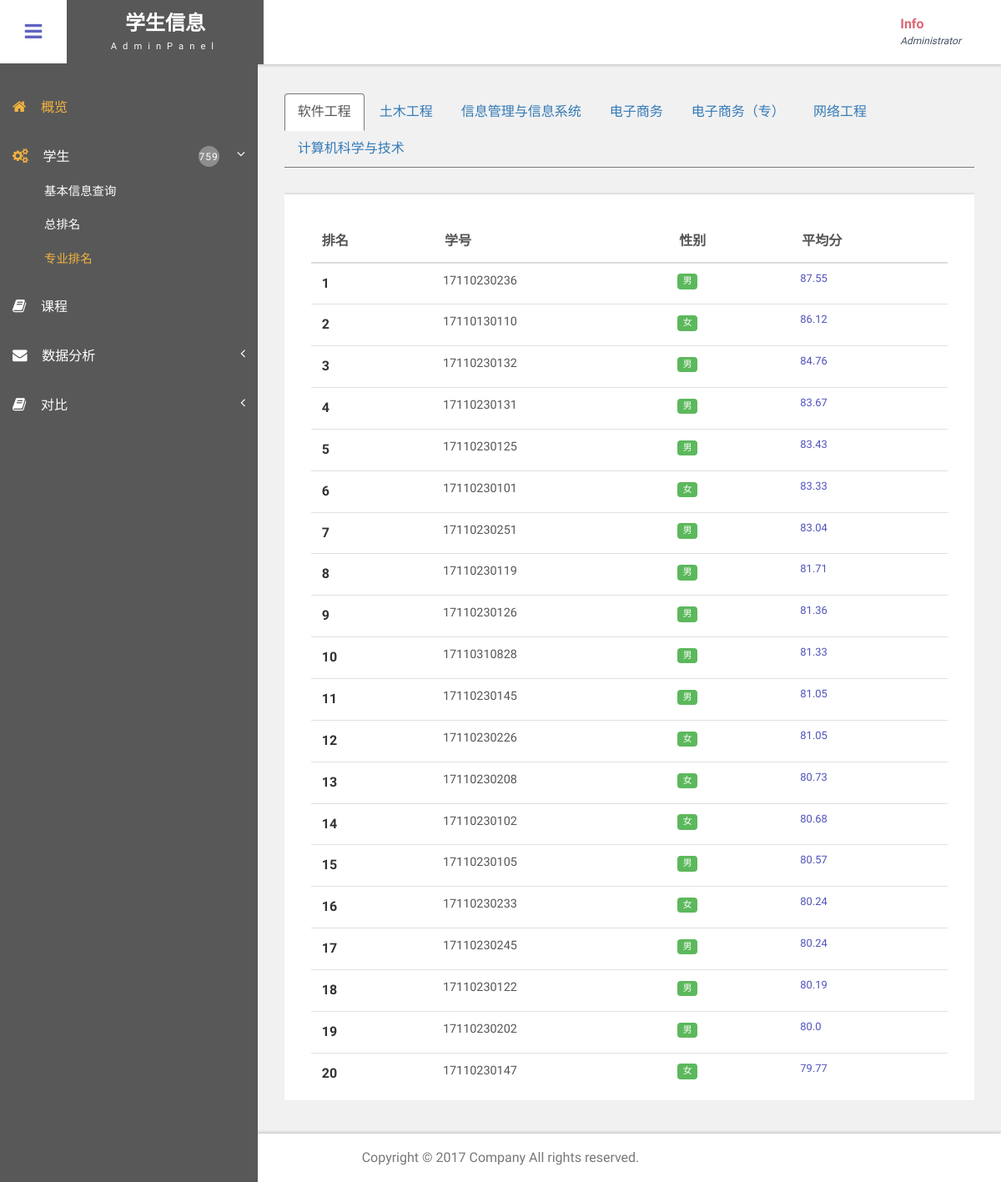
Screenshot of /specializedRank with the database file from the repository.
### app/models.py (models this page shows, shortened)
class Student(db.Model):
    __tablename__="students"
    id=db.Column(db.String(16),primary_key=True)
    gender=db.Column(db.String(2))
    departmentId=db.Column(db.String(4))
    departmentName=db.Column(db.String(64))
    majorId=db.Column(db.String(8))
    majorName=db.Column(db.String(64))
    classId=db.Column(db.String(16))
    className=db.Column(db.String(64))
    grade=db.Column(db.String(8))
    scores=db.relationship("Score",lazy='dynamic')
    average=db.Column(db.Float)
    jidian=db.Column(db.Float)

### app/main/views.py (the view)
@main.route("/specializedRank",methods=["GET","POST"])
def specializedRank():
    software_score = Student.query.filter_by(majorName = '软件工程').order_by(Student.average.desc()).all()[:20]
    for stu in software_score:
        stu.average = round(stu.average, 2)
    civil_score = Student.query.filter_by(majorName = '土木工程').order_by(Student.average.desc()).all()[:20]
    for stu in civil_score:
        stu.average = round(stu.average, 2)
    info_score = Student.query.filter_by(majorName = '信息管理与信息系统').order_by(Student.average.desc()).all()[:20]
    for stu in info_score:
        stu.average = round(stu.average, 2)
    e_bussiness_score = Student.query.filter_by(majorName = '电子商务').order_by(Student.average.desc()).all()[:20]
    for stu in e_bussiness_score:
        stu.average = round(stu.average, 2)
    e_bussiness_s_score = Student.query.filter_by(majorName = '电子商务（专）').order_by(Student.average.desc()).all()[:20]
    net_score = Student.query.filter_by(majorName = '网络工程').order_by(Student.average.desc()).all()[:17]
    for stu in net_score:
        stu.average = round(stu.average, 2)
    cs_score = Student.query.filter_by(majorName = '计算机科学与技术').order_by(Student.average.desc()).all()[:20]
    for stu in cs_score:
        stu.average = round(stu.average, 2)
    specializedScore = []
    specializedScore.append({'name': '软件工程', 'score': software_score})
    specializedScore.append({'name': '土木工程', 'score': civil_score})
    specializedScore.append({'name': '信息管理与信息系统', 'score': info_score})
    specializedScore.append({'name': '电子商务', 'score': e_bussiness_score})
    specializedScore.append({'name': '电子商务（专）', 'score': e_bussiness_s_score})
    specializedScore.append({'name': '网络工程', 'score': net_score})
    specializedScore.append({'name': '计算机科学与技术', 'score': cs_score})
    g.specializedScore = specializedScore
    return render_template("specializedRank.html", studentNum = main.studentNum, g = g)

### app/templates/specializedRank.html (shortened to what this page needs)
{% extends "template.html" %}
{% block main %}
<div id="page-wrapper">
	<div class="main-page">
			<ul id="myTabs" class="nav nav-tabs" role="tablist">
				{% for major in g.specializedScore %}
				<li role="presentation" class="{% if loop.index == 1 %}active{% endif %}">
					<a href="#{{ loop.index }}" id="{{ loop.index }}-tab" role="tab" data-toggle="tab" aria-controls="{{ loop.index }}" aria-expanded="{% if loop.index == 1 %}true{% endif %}">{{ major.name }}</a>
				</li>
				{% endfor %}
			</ul>
				<div id="myTabContent" class="tab-content scrollbar1" tabindex="5001" style="overflow: hidden; outline: none;">
					{% for major in g.specializedScore %}
					<div role="tabpanel" class="tab-pane {% if loop.index == 1 %}active in{% endif %}" id="{{ loop.index }}" aria-labelledby="{{ loop.index }}-tab">
							<div class="tables">
								<div class="panel-body widget-shadow">
									<table class="table stats-table table-hover">
										<thead>
											<tr>
												<th>排名</th>
												<th>学号</th>
												<th>性别</th>
												<th>平均分</th>
											</tr>
										</thead>
										<tbody>
											{% for student in major.score %}
											<tr style="cursor: pointer;" onclick="window.open('https://www.baidu.com')">
												<th scope="row">{{ loop.index }}</th>
												<td>{{ student.id }}</td>
												<td><span class="label label-success">{{ student.gender }}</span></td>
												<td><h5>{{ student.average }} </h5></td>
											</tr>
											{% endfor %}
										</tbody>
									</table>
								</div>
							</div>
					</div>
				{% endfor %}
			</div>
	</div>
</div>
{% endblock %}

### app/static/css/style.css (style rules this page uses)
h4, h5, h6, h1, h2, h3 { margin: 0; }
ul, ol { margin: 0; }
html, body { font-family: 'Roboto Condensed', sans-serif; font-size: 100%; overflow-x: hidden; background: #fff; }
body a { transition: 0.5s all ease; -webkit-transition: 0.5s all ease; -moz-transition: 0.5s all ease; -o-transition: 0.5s all ease; -ms-transition: 0.5s all ease; text-decoration:none; }
h1,h2,h3,h4,h5,h6 { margin:0; }
ul,label { margin:0; padding:0; }
.cbp-spmenu-push { overflow-x: hidden; position: relative; }
.cbp-spmenu, .cbp-spmenu-push { -webkit-transition: all 0.3s ease; -moz-transition: all 0.3s ease; transition: all 0.3s ease; }
.cbp-spmenu-push div#page-wrapper { margin: 0em 0 0 19.3em; transition:.5s all; -webkit-transition:.5s all; -moz-transition:.5s all; }
.widget-shadow { background-color: #fff; box-shadow: 0 -1px 3px rgba(0,0,0,.12),0 1px 2px rgba(0,0,0,.24); -webkit-box-shadow: 0 -1px 3px rgba(0,0,0,.12),0 1px 2px rgba(0,0,0,.24); -moz-box-shadow: 0 -1px 3px rgba(0,0,0,.12),0 1px 2px rgba(0,0,0,.24); }
.table.stats-table { margin-bottom: 0; }
.stats-table span.label { font-weight: 500; }
.stats-table h5 { color: #4F52BA; font-size: 0.9em; }
.stats-table thead tr th { color: #555; }
.stats-table td { font-size: 0.9em; color: #555; padding: 11px !important; }
.label { font-weight: 300 !important; border-radius:4px; }
.table > thead > tr > th, .table > tbody > tr > th, .table > tfoot > tr > th, .table > thead > tr > td, .table > tbody > tr > td, .table > tfoot > tr > td { border-top: none; }
.tables .panel-body ,.tables .bs-example { padding: 2em 2em 0.5em; }
.tables .table > thead > tr > th, .tables .table > tbody > tr > th, .tables .table > tfoot > tr > th, .tables .table > thead > tr > td, .tables .table > tbody > tr > td, .tables .table > tfoot > tr > td { padding: 13px; border-top: 1px solid #E0E0E0; }
.nav-tabs { border-bottom: 1px solid #797979; }
.nav-tabs > li.active > a, .nav-tabs > li.active > a:hover, .nav-tabs > li.active > a:focus { border: 1px solid #797979; border-bottom-color: transparent; }

### app/static/css/custom.css (style rules this page uses)
#page-wrapper { padding:7em 2em 2.5em; background-color: #F1F1F1; }

### rows the page displays
Student: id "17110230236", gender "男", average "87.55"
Student: id "17110130110", gender "女", average "86.12"
Student: id "17110230132", gender "男", average "84.76"
Student: id "17110230131", gender "男", average "83.67"
Student: id "17110230125", gender "男", average "83.43"
Student: id "17110230101", gender "女", average "83.33"
Student: id "17110230251", gender "男", average "83.04"
Student: id "17110230119", gender "男", average "81.71"
Student: id "17110230126", gender "男", average "81.36"
Student: id "17110310828", gender "男", average "81.33"
Student: id "17110230145", gender "男", average "81.05"
Student: id "17110230226", gender "女", average "81.05"
Student: id "17110230208", gender "女", average "80.73"
Student: id "17110230102", gender "女", average "80.68"
Student: id "17110230105", gender "男", average "80.57"
Student: id "17110230233", gender "女", average "80.24"
Student: id "17110230245", gender "男", average "80.24"
Student: id "17110230122", gender "男", average "80.19"
Student: id "17110230202", gender "男", average "80.0"
Student: id "17110230147", gender "女", average "79.77"

### other values shown
{{ studentNum }} "759"
{{ major.name }} "软件工程" "土木工程" "信息管理与信息系统" "电子商务" "电子商务（专）" "网络工程" "计算机科学与技术"
